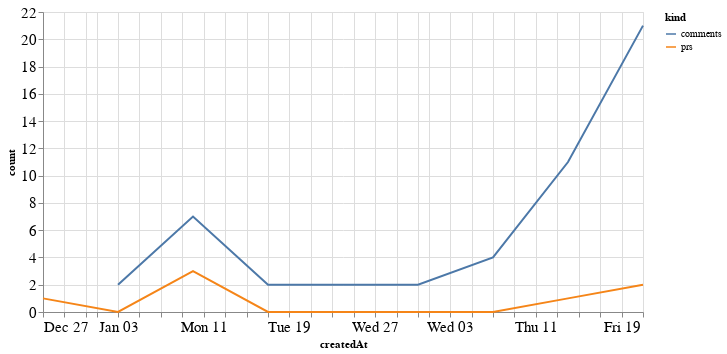

The notebook cell this image was saved under:
### Code cell
alt.Chart(total_time, width=600).mark_line().encode(
    x='createdAt',
    y='count',
    color='kind'
)

### Figure 1 — Vega-Lite specification as saved in the notebook (floating-point values rounded to 4 significant figures)
{"config": {"axisLeft": {"labelFontSize": 15}, "axisBottom": {"labelFontSize": 15}}, "data": {"name": "data-60d339a4ade7a3b20a5ae1d176df9c4f"}, "mark": "line", "encoding": {"color": {"type": "nominal", "field": "kind"}, "x": {"type": "temporal", "field": "createdAt"}, "y": {"type": "quantitative", "field": "count"}}, "width": 600, "$schema": "https://vega.github.io/schema/vega-lite/v4.8.1.json", "datasets": {"data-60d339a4ade7a3b20a5ae1d176df9c4f": [{"createdAt": "2020-12-27T00:00:00", "kind": "prs", "count": 1.0}, {"createdAt": "2021-01-03T00:00:00", "kind": "prs", "count": 0.0}, {"createdAt": "2021-01-10T00:00:00", "kind": "prs", "count": 3.0}, {"createdAt": "2021-01-17T00:00:00", "kind": "prs", "count": 0.0}, {"createdAt": "2021-01-24T00:00:00", "kind": "prs", "count": 0.0}, {"createdAt": "2021-01-31T00:00:00", "kind": "prs", "count": 0.0}, {"createdAt": "2021-02-07T00:00:00", "kind": "prs", "count": 0.0}, {"createdAt": "2021-02-14T00:00:00", "kind": "prs", "count": 1.0}, {"createdAt": "2021-02-21T00:00:00", "kind": "prs", "count": 2.0}, {"createdAt": "2020-12-27T00:00:00", "kind": "comments", "count": null}, {"createdAt": "2021-01-03T00:00:00", "kind": "comments", "count": 2.0}, {"createdAt": "2021-01-10T00:00:00", "kind": "comments", "count": 7.0}, {"createdAt": "2021-01-17T00:00:00", "kind": "comments", "count": 2.0}, {"createdAt": "2021-01-24T00:00:00", "kind": "comments", "count": 2.0}, {"createdAt": "2021-01-31T00:00:00", "kind": "comments", "count": 2.0}, {"createdAt": "2021-02-07T00:00:00", "kind": "comments", "count": 4.0}, {"createdAt": "2021-02-14T00:00:00", "kind": "comments", "count": 11.0}, {"createdAt": "2021-02-21T00:00:00", "kind": "comments", "count": 21.0}]}}
